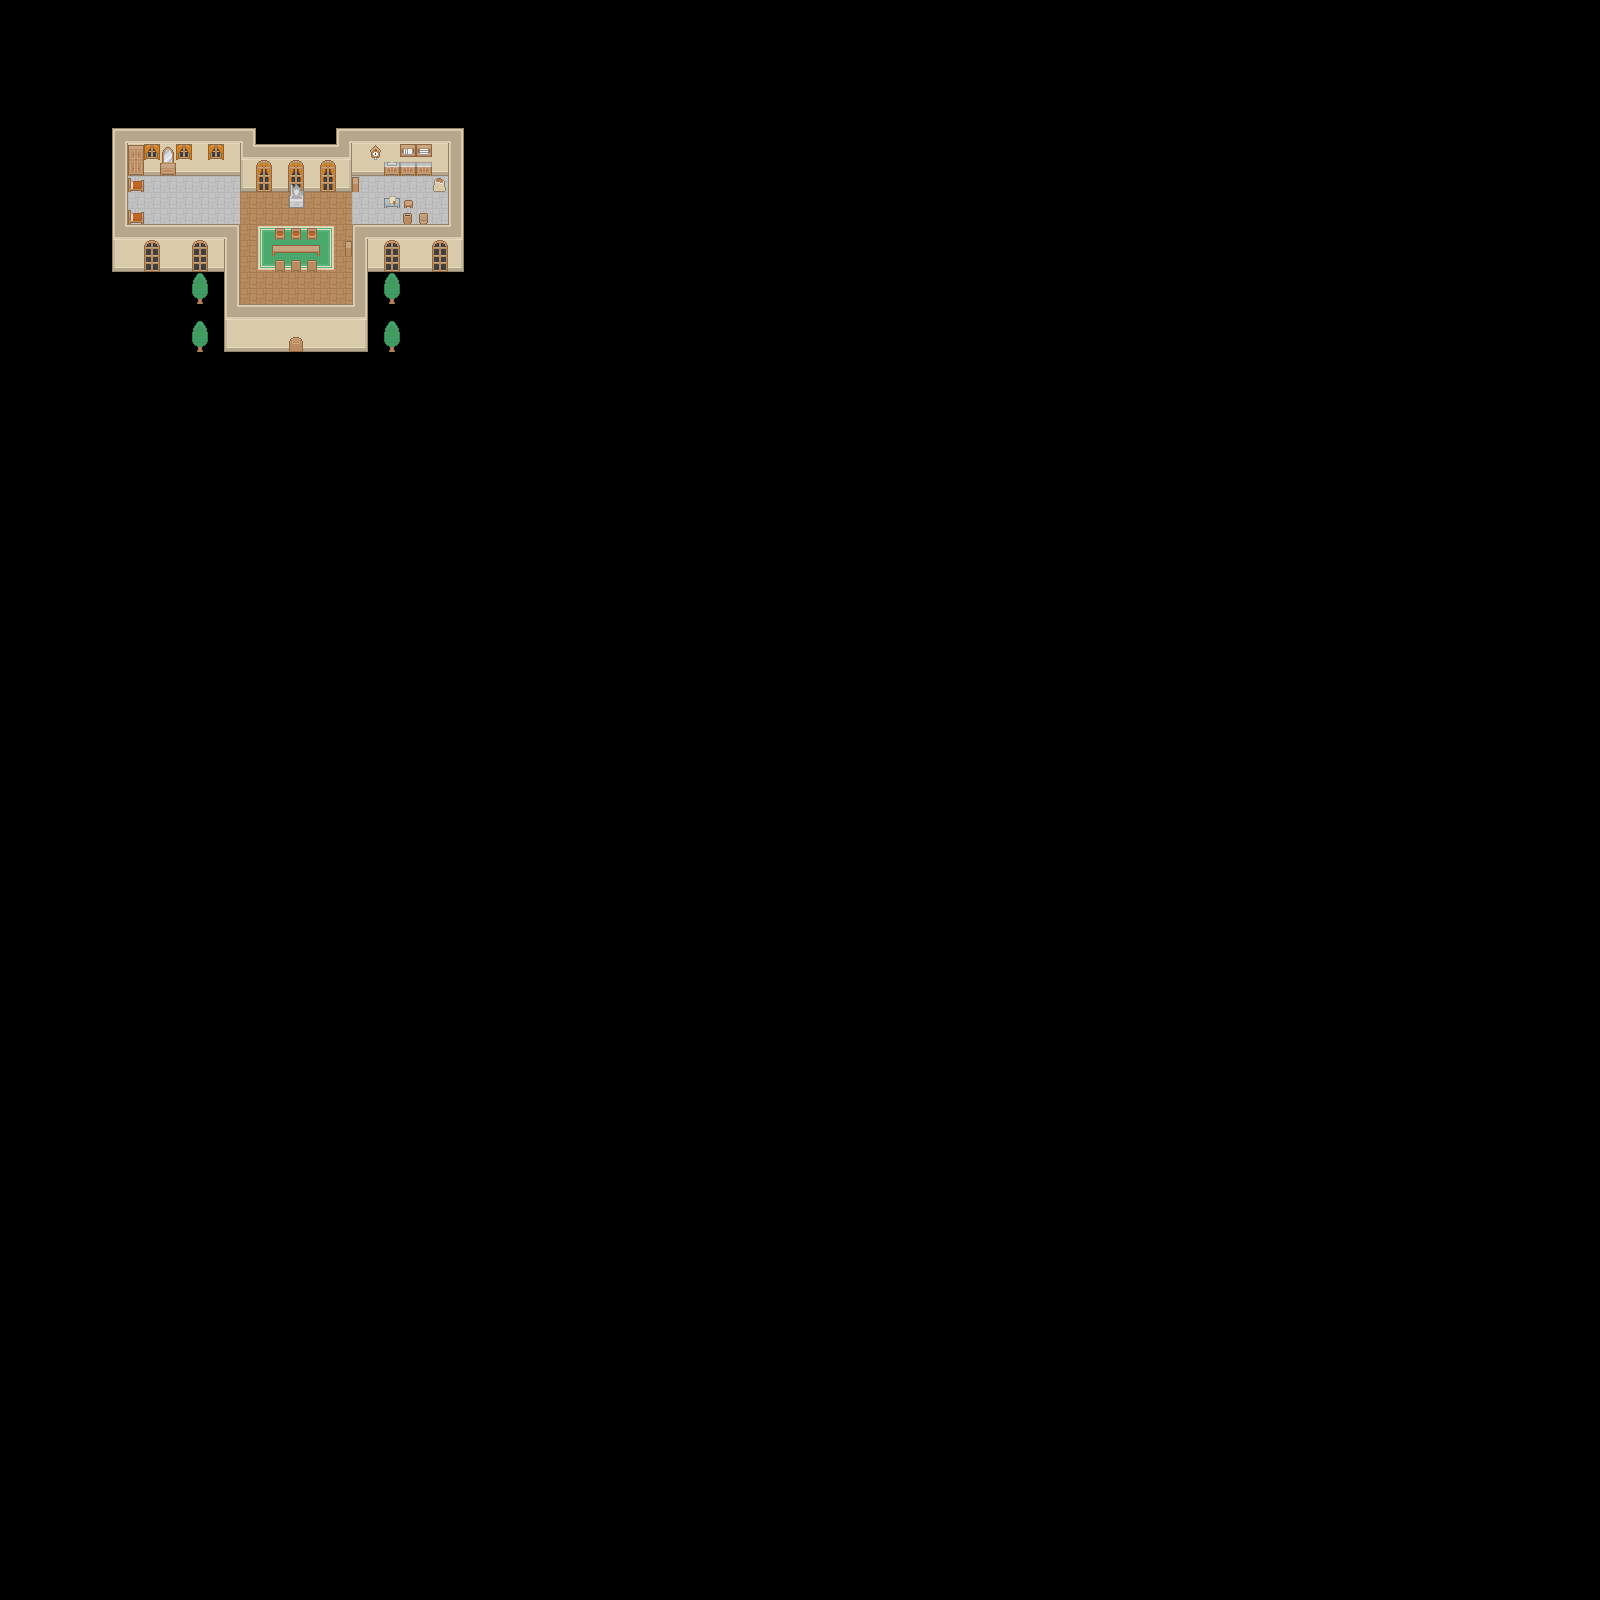

A 2D game scene composited from a Tiled map and its tileset images. What follows is a short description and the map's XML, with each tile layer's data collapsed to a summary:
An orthogonal 100x100 tile map with 16x16 px tiles, 5 tile layers (Wall, Floor, Carpet, Objects, ...) and 1 object (chest).

<map version="1.0" orientation="orthogonal" renderorder="right-down" width="100" height="100" tilewidth="16" tileheight="16" backgroundcolor="#000000">
 <tileset firstgid="1" name="roguelikeSheet_transparent" tilewidth="16" tileheight="16" spacing="1">
  <image source="roguelike_sheet.png" width="969" height="527" />
 </tileset>
 <layer name="Wall" width="100" height="100">
  <properties>
   <property name="solid" value="" />
  </properties>
  <data>[10000 cells, 123 non-empty, 12 distinct tile ids]</data>
 </layer>
 <layer name="Floor" width="100" height="100">
  <data>[10000 cells, 236 non-empty, 16 distinct tile ids]</data>
 </layer>
 <layer name="Carpet" width="100" height="100">
  <data>[10000 cells, 23 non-empty, 11 distinct tile ids]</data>
 </layer>
 <layer name="Objects" width="100" height="100">
  <properties>
   <property name="chest" value="" />
  </properties>
  <data>[10000 cells, 39 non-empty, 27 distinct tile ids]</data>
 </layer>
 <layer name="Details" width="100" height="100">
  <data>[10000 cells, 5 non-empty, 3 distinct tile ids]</data>
 </layer>
 <objectgroup name="chest">
  <object name="CHEST1" type="chest" gid="609" x="208" y="176" />
 </objectgroup>
</map>
